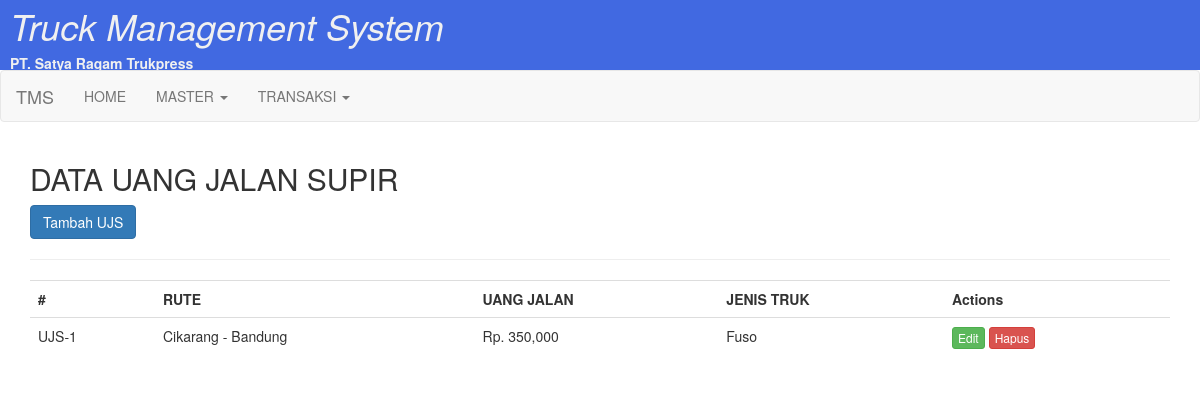
Page /data_ujs.php (signed in) on the committed database.
### tables this page shows
CREATE TABLE `data_ujs` (
  `id_ujs` varchar(15) NOT NULL,
  `id_rute` varchar(15) DEFAULT NULL,
  `uang_jalan` int(11) DEFAULT NULL,
  `id_jenis_truk` varchar(15) DEFAULT NULL,
  PRIMARY KEY (`id_ujs`),
  KEY `fk_ujs_rute` (`id_rute`),
  KEY `fk_jenis_truk_ujs` (`id_jenis_truk`),
  CONSTRAINT `fk_jenis_truk_ujs` FOREIGN KEY (`id_jenis_truk`) REFERENCES `data_jenis_truk` (`id_jenis_truk`) ON DELETE CASCADE ON UPDATE CASCADE,
  CONSTRAINT `fk_ujs_rute` FOREIGN KEY (`id_rute`) REFERENCES `data_rute` (`id_rute`) ON DELETE CASCADE ON UPDATE CASCADE
);

CREATE TABLE `data_rute` (
  `id_rute` varchar(15) NOT NULL,
  `origin` varchar(100) DEFAULT NULL,
  `destination` varchar(100) DEFAULT NULL,
  `deskripsi_rute` varchar(100) DEFAULT NULL,
  `jumlah_tagihan` int(11) DEFAULT NULL,
  PRIMARY KEY (`id_rute`)
);

CREATE TABLE `data_jenis_truk` (
  `id_jenis_truk` varchar(15) NOT NULL,
  `jenis_truk` varchar(50) DEFAULT NULL,
  PRIMARY KEY (`id_jenis_truk`)
);

### data_ujs.php (the view)
<?php
include('header.php');
include('koneksi.php');
$sql = "SELECT data_ujs.id_ujs, data_rute.deskripsi_rute, data_ujs.uang_jalan, data_jenis_truk.jenis_truk FROM data_ujs LEFT JOIN data_rute ON data_ujs.id_rute = data_rute.id_rute LEFT JOIN data_jenis_truk ON data_ujs.id_jenis_truk = data_jenis_truk.id_jenis_truk";
$tampil = mysqli_query($conn, $sql);
?>
<div id="rute" class="row">
  <div class="col-sm-12">
    <h2>DATA UANG JALAN SUPIR</h2>
    <a href="form_ujs.php" class="btn btn-primary">Tambah UJS</a>
    <hr>
    <table class="table">
      <tr>
        <th>#</th>
        <th>RUTE</th>
        <th>UANG JALAN</th>
        <th>JENIS TRUK</th>
        <th>Actions</th>
      </tr>
      <?php
      while($data = mysqli_fetch_array($tampil)) {
        ?>
        <tr>
          <td><?php echo $data['id_ujs']; ?></td>
          <td><?php echo $data['deskripsi_rute']; ?></td>
          <td>Rp. <?php echo number_format($data['uang_jalan']); ?></td>
          <td><?php echo $data['jenis_truk']; ?></td>
          <td>
            <a href="edit_ujs.php?id=<?php echo $data['id_ujs']; ?>" class="btn btn-xs btn-success">Edit</a>
            <a onclick="return confirm('Kamu yakin menghapus UJS ini ?')" href="hapus_ujs.php?id=<?php echo $data['id_ujs']; ?>" class="btn btn-danger btn-xs">Hapus</a>
          </td>
      </tr>
      <?php } ?>
    </table>
  </div>
</div>
<?php
include('footer.php');
?>

### style.css (style rules this page uses)
* { margin: 0; padding: 0; }
body { font-family: 'Segoe UI', Tahoma, Geneva, Verdana, sans-serif; }
.btn { text-decoration: none; color: white; padding: 5px 15px; border: 1px; border-radius: 2px; }

### rows in the picture
data_ujs: id_ujs "UJS-1", id_rute.deskripsi_rute "Cikarang - Bandung", uang_jalan "350,000", id_jenis_truk.jenis_truk "Fuso"
